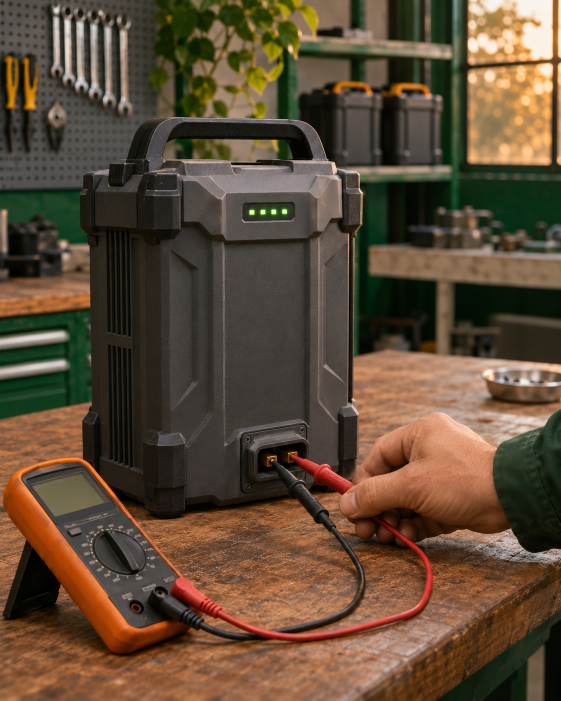
#> input picture _src/fotos/bateria.png, 1122 x 1402 px (shown at 1/2 size); its folder holds only this picture in this run
$ python fotos.py
#> lines starting #> are read from the running program, lines starting #| are printed output that depends on the picture
#!/usr/bin/env python3
"""Fotos geradas (em _src/fotos) e capa do vídeo em WebP nos tamanhos usados pelo site."""
from pathlib import Path
from PIL import Image
RAIZ = Path(__file__).resolve().parent.parent
F, O = RAIZ / "_src/fotos", RAIZ / "assets/img/fotos"; O.mkdir(parents=True, exist_ok=True)

def corta(im, r):
    """Recorte centralizado na proporção r (largura/altura)."""
    if im.width / im.height > r:
        nw = int(im.height * r); x = (im.width - nw) // 2; return im.crop((x, 0, x + nw, im.height))
    nh = int(im.width / r); y = (im.height - nh) // 2; return im.crop((0, y, im.width, y + nh))

def salva(im, nome, larg, q=72):
    out = O / f"{nome}-{larg}.webp"; im.resize((larg, round(im.height * larg / im.width)), Image.LANCZOS).save(out, "WEBP", quality=q, method=6)
    return out.stat().st_size // 1024

for arq in sorted(F.glob("*.png")):
    nome = arq.stem; im = Image.open(arq).convert("RGB")
#> further down, im is the input picture: PIL image 1122x1402 RGB; mean R, G, B 93.8, 74.6, 54.5
    # cartão dos serviços: 4:5; faixa larga: 16:9 (só para as que vão em faixa)
    c = corta(im, 4 / 5); k = [salva(c, f"{nome}-card", w) for w in (480, 720)]
#> in salva, `out = O / f'{nome}-{larg}.webp'`:
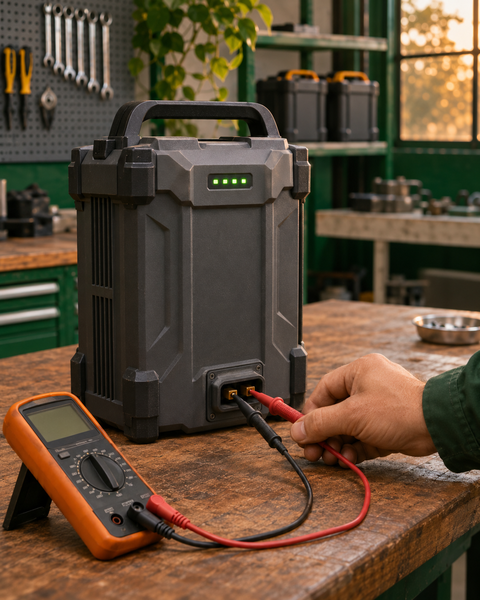
#> saved as bateria-card-480.webp: PIL image 480x600 RGB; mean R, G, B 93.8, 74.6, 54.5
#> after `k = [salva(c, f'{nome}-card', w) for w in (480, 720)]`: k = [27, 47]
    l = corta(im, 16 / 10); k += [salva(l, f"{nome}-largo", w) for w in (900, 1600)]
#> call 2 of corta, with r = 1.6
#> in corta (call 2), `return im.crop((0, y, im.width, y + nh))`:
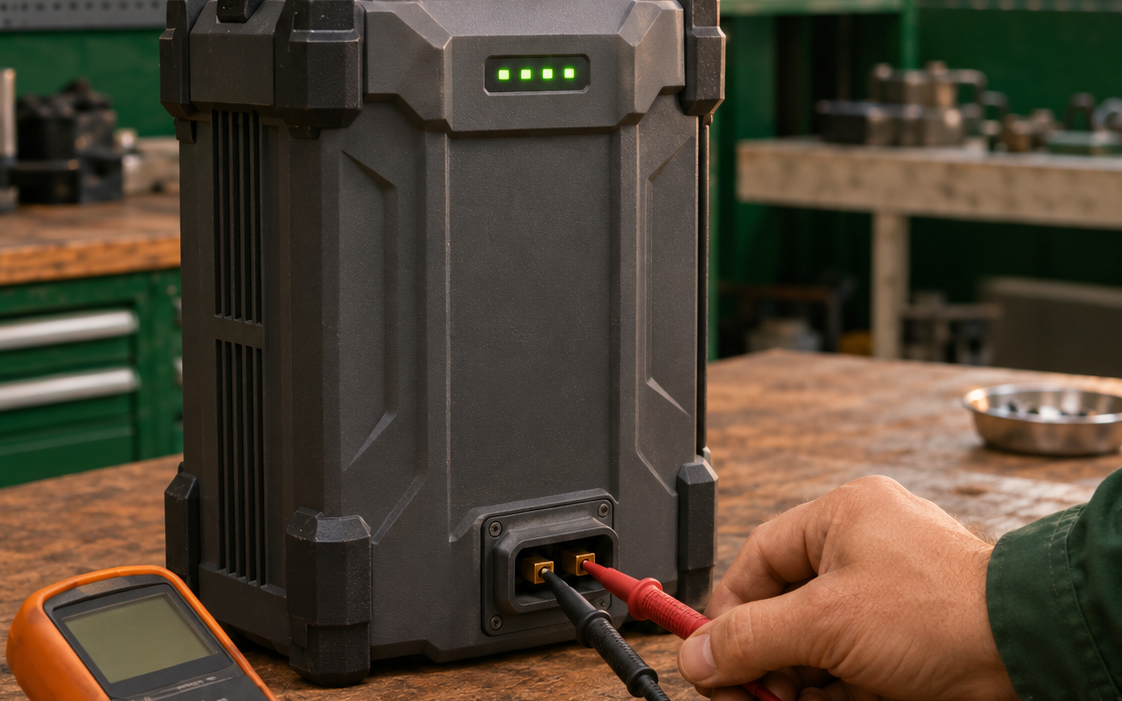
#> returned value: PIL image 1122x701 RGB; mean R, G, B 79.4, 66.9, 51.7
#> after `k += [salva(l, f'{nome}-largo', w) for w in (900, 1600)]`: k = [27, 47, 23, 51]
    print(nome, im.size, "KB:", k)
#| bateria (1122, 1402) KB: [27, 47, 23, 51]
cap = Image.open(RAIZ / "_src/video/capa.png").convert("RGB")
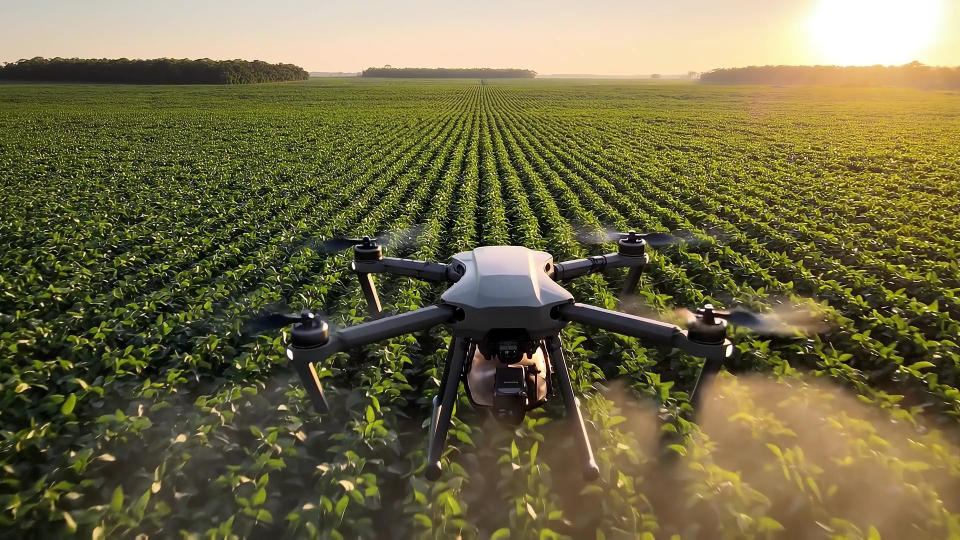
#> input picture _src/video/capa.png, 1920 x 1080 px (shown at 1/2 size)
#> cap is the input picture: PIL image 1920x1080 RGB; mean R, G, B 112.1, 105.7, 68.9
print("capa-card", [salva(corta(cap, 4 / 5), "capa-card", w) for w in (480, 720)])
#> call 3 of corta, with r = 0.8
#> in corta (call 3), `return im.crop((x, 0, x + nw, im.height))`:
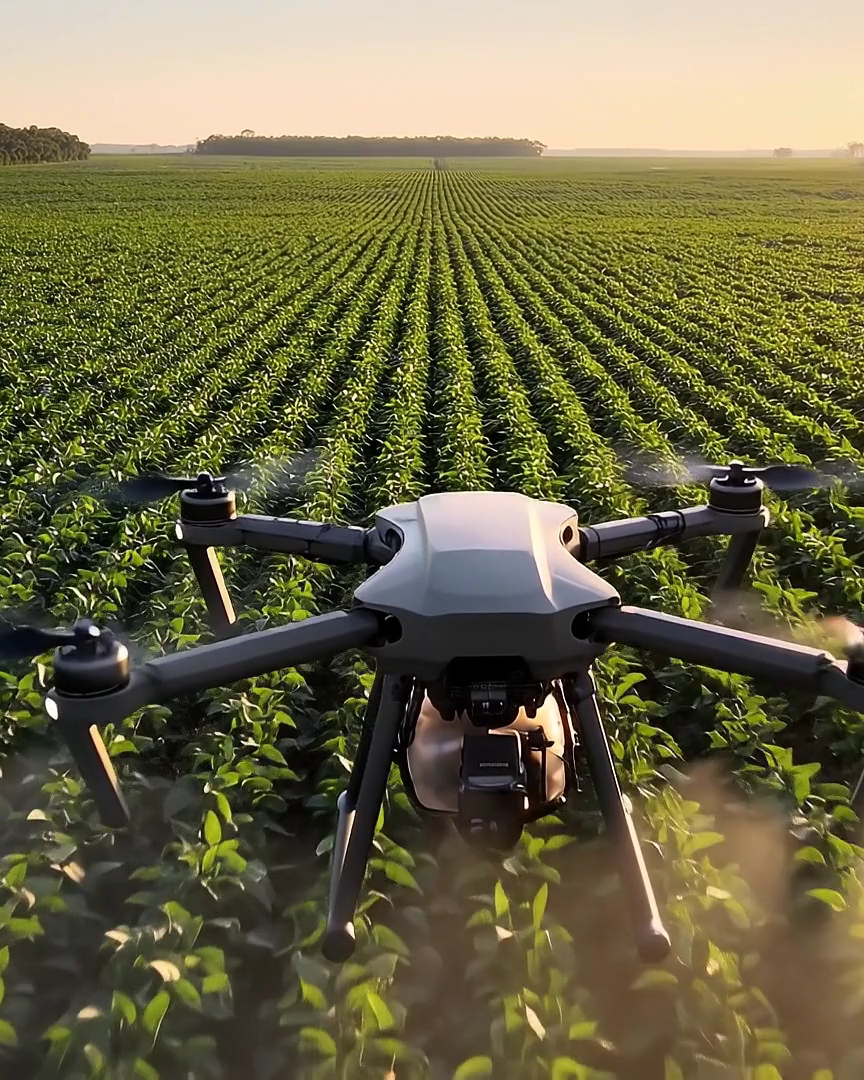
#> returned value: PIL image 864x1080 RGB; mean R, G, B 109.2, 104.3, 71.7
#> in salva (call 5), `out = O / f'{nome}-{larg}.webp'`:
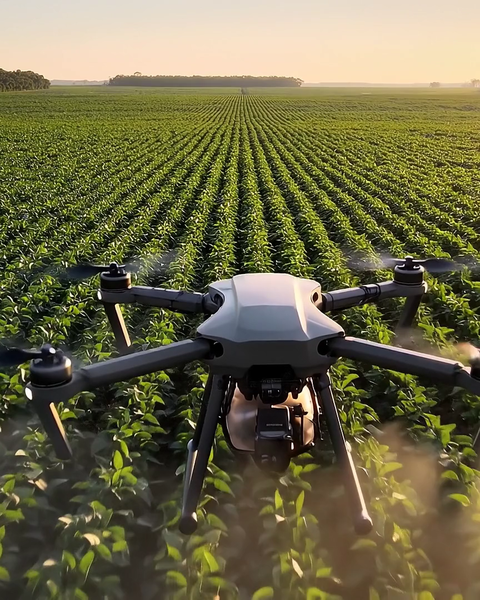
#> saved as capa-card-480.webp: PIL image 480x600 RGB; mean R, G, B 109.2, 104.3, 71.9
#| capa-card [59, 114]
